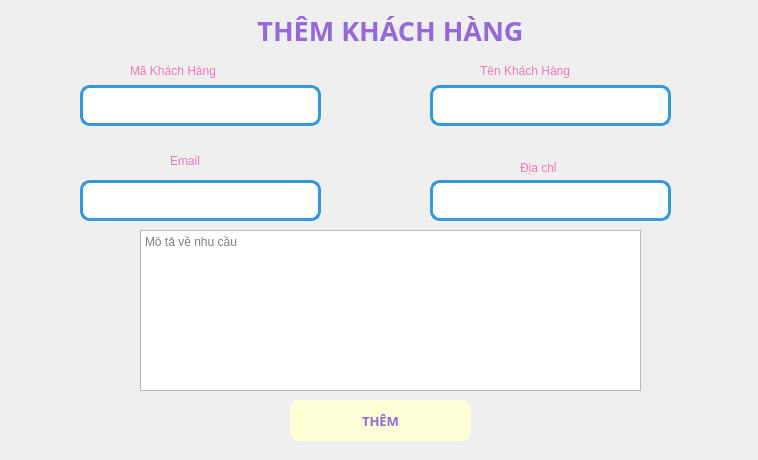
<?xml version="1.0" encoding="UTF-8"?>
<ui version="4.0">
 <class>Form</class>
 <widget class="QWidget" name="Form">
  <property name="geometry">
   <rect>
    <x>0</x>
    <y>0</y>
    <width>758</width>
    <height>460</height>
   </rect>
  </property>
  <property name="windowTitle">
   <string>Thêm Sản Phẩm</string>
  </property>
  <widget class="QTextEdit" name="txt_giaDV">
   <property name="geometry">
    <rect>
     <x>80</x>
     <y>180</y>
     <width>241</width>
     <height>41</height>
    </rect>
   </property>
   <property name="styleSheet">
    <string notr="true">border-radius: 10px;
        border: 3px solid #3498db;  /* Viền xanh dương */
        background-color: #ffffff</string>
   </property>
  </widget>
  <widget class="QLabel" name="label">
   <property name="geometry">
    <rect>
     <x>130</x>
     <y>60</y>
     <width>151</width>
     <height>21</height>
    </rect>
   </property>
   <property name="styleSheet">
    <string notr="true">font: 10pt &quot;UTM Bell&quot;;
color: rgb(241, 121, 184);
</string>
   </property>
   <property name="text">
    <string>Mã Khách Hàng</string>
   </property>
  </widget>
  <widget class="QTextEdit" name="txt_maDV">
   <property name="geometry">
    <rect>
     <x>80</x>
     <y>85</y>
     <width>241</width>
     <height>41</height>
    </rect>
   </property>
   <property name="styleSheet">
    <string notr="true">border-radius: 10px;
        border: 3px solid #3498db;  /* Viền xanh dương */
        background-color: #ffffff</string>
   </property>
  </widget>
  <widget class="QLabel" name="label_2">
   <property name="geometry">
    <rect>
     <x>480</x>
     <y>60</y>
     <width>161</width>
     <height>21</height>
    </rect>
   </property>
   <property name="styleSheet">
    <string notr="true">font: 10pt &quot;UTM Bell&quot;;
color: rgb(241, 121, 184);
</string>
   </property>
   <property name="text">
    <string>Tên Khách Hàng</string>
   </property>
  </widget>
  <widget class="QPlainTextEdit" name="plainTextEdit">
   <property name="geometry">
    <rect>
     <x>140</x>
     <y>230</y>
     <width>501</width>
     <height>161</height>
    </rect>
   </property>
   <property name="placeholderText">
    <string>Mô tả về nhu cầu</string>
   </property>
  </widget>
  <widget class="QTextEdit" name="txt_tenDV">
   <property name="geometry">
    <rect>
     <x>430</x>
     <y>85</y>
     <width>241</width>
     <height>41</height>
    </rect>
   </property>
   <property name="styleSheet">
    <string notr="true">border-radius: 10px;
        border: 3px solid #3498db;  /* Viền xanh dương */
        background-color: #ffffff</string>
   </property>
  </widget>
  <widget class="QLabel" name="labelTitle">
   <property name="geometry">
    <rect>
     <x>190</x>
     <y>10</y>
     <width>401</width>
     <height>41</height>
    </rect>
   </property>
   <property name="font">
    <font>
     <family>Arial Black</family>
     <pointsize>20</pointsize>
     <weight>75</weight>
     <bold>true</bold>
    </font>
   </property>
   <property name="styleSheet">
    <string notr="true">color: rgb(149, 106, 214);</string>
   </property>
   <property name="text">
    <string>THÊM KHÁCH HÀNG</string>
   </property>
   <property name="alignment">
    <set>Qt::AlignCenter</set>
   </property>
  </widget>
  <widget class="QLabel" name="label_3">
   <property name="geometry">
    <rect>
     <x>170</x>
     <y>150</y>
     <width>61</width>
     <height>21</height>
    </rect>
   </property>
   <property name="styleSheet">
    <string notr="true">font: 10pt &quot;UTM Bell&quot;;
color: rgb(241, 121, 184);
</string>
   </property>
   <property name="text">
    <string>Email</string>
   </property>
  </widget>
  <widget class="QPushButton" name="pushButton_2">
   <property name="geometry">
    <rect>
     <x>290</x>
     <y>400</y>
     <width>181</width>
     <height>41</height>
    </rect>
   </property>
   <property name="font">
    <font>
     <family>Arial Black</family>
     <pointsize>10</pointsize>
     <weight>75</weight>
     <bold>true</bold>
    </font>
   </property>
   <property name="styleSheet">
    <string notr="true">QPushButton {
    background-color:rgb(255, 255, 215); /* Màu nền xanh dương */
    /* Màu chữ trắng rgb(255, 255, 215)*/
	color: rgb(149, 106, 214);
    border-radius: 10px; /* Bo góc */
}
QPushButton:hover {
 /* Màu nền khi rê chuột */
	background-color: rgb(108, 187, 174);
color: white
}
QPushButton:pressed {
    background-color: rgb(31, 97, 141); /* Màu nền khi nhấn */
}</string>
   </property>
   <property name="text">
    <string>THÊM</string>
   </property>
  </widget>
  <widget class="QTextEdit" name="txt_maDV_2">
   <property name="geometry">
    <rect>
     <x>430</x>
     <y>180</y>
     <width>241</width>
     <height>41</height>
    </rect>
   </property>
   <property name="styleSheet">
    <string notr="true">border-radius: 10px;
        border: 3px solid #3498db;  /* Viền xanh dương */
        background-color: #ffffff</string>
   </property>
  </widget>
  <widget class="QLabel" name="label_4">
   <property name="geometry">
    <rect>
     <x>520</x>
     <y>160</y>
     <width>71</width>
     <height>16</height>
    </rect>
   </property>
   <property name="styleSheet">
    <string notr="true">font: 10pt &quot;UTM Bell&quot;;
color: rgb(241, 121, 184);
</string>
   </property>
   <property name="text">
    <string>Địa chỉ</string>
   </property>
  </widget>
 </widget>
 <resources/>
 <connections/>
</ui>
